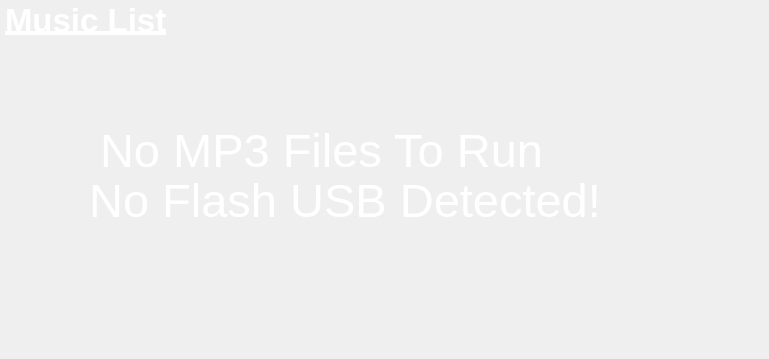
    <widget class="QWidget" name="musicPage">
     <property name="styleSheet">
      <string notr="true">background:none;
</string>
     </property>
     <widget class="QPushButton" name="homeButtonMs">
      <property name="geometry">
       <rect>
        <x>360</x>
        <y>300</y>
        <width>50</width>
        <height>50</height>
       </rect>
      </property>
      <property name="baseSize">
       <size>
        <width>50</width>
        <height>50</height>
       </size>
      </property>
      <property name="focusPolicy">
       <enum>Qt::NoFocus</enum>
      </property>
      <property name="styleSheet">
       <string notr="true">border:none;
border-radius:80px;</string>
      </property>
      <property name="text">
       <string/>
      </property>
      <property name="iconSize">
       <size>
        <width>100</width>
        <height>100</height>
       </size>
      </property>
      <property name="autoDefault">
       <bool>true</bool>
      </property>
     </widget>
     <widget class="QGroupBox" name="runningMusicGroup">
      <property name="geometry">
       <rect>
        <x>0</x>
        <y>0</y>
        <width>760</width>
        <height>290</height>
       </rect>
      </property>
      <property name="styleSheet">
       <string notr="true">border:none;
background:none;</string>
      </property>
      <property name="title">
       <string/>
      </property>
      <widget class="QListWidget" name="runningSongsList">
       <property name="geometry">
        <rect>
         <x>0</x>
         <y>50</y>
         <width>760</width>
         <height>160</height>
        </rect>
       </property>
       <property name="font">
        <font>
         <pointsize>20</pointsize>
        </font>
       </property>
       <property name="focusPolicy">
        <enum>Qt::NoFocus</enum>
       </property>
       <property name="autoFillBackground">
        <bool>true</bool>
       </property>
       <property name="styleSheet">
        <string notr="true">background-color: transparent;
color:white;</string>
       </property>
       <property name="frameShape">
        <enum>QFrame::StyledPanel</enum>
       </property>
       <property name="lineWidth">
        <number>1</number>
       </property>
       <property name="horizontalScrollBarPolicy">
        <enum>Qt::ScrollBarAlwaysOff</enum>
       </property>
       <property name="autoScrollMargin">
        <number>16</number>
       </property>
       <property name="selectionBehavior">
        <enum>QAbstractItemView::SelectItems</enum>
       </property>
      </widget>
      <widget class="QLabel" name="runningMusicLabel">
       <property name="geometry">
        <rect>
         <x>5</x>
         <y>0</y>
         <width>191</width>
         <height>40</height>
        </rect>
       </property>
       <property name="font">
        <font>
         <pointsize>25</pointsize>
         <weight>75</weight>
         <bold>true</bold>
         <underline>true</underline>
         <kerning>true</kerning>
        </font>
       </property>
       <property name="styleSheet">
        <string notr="true">color:white;</string>
       </property>
       <property name="frameShape">
        <enum>QFrame::NoFrame</enum>
       </property>
       <property name="text">
        <string>Music List</string>
       </property>
      </widget>
      <widget class="QGroupBox" name="runningMusicControlGroup">
       <property name="geometry">
        <rect>
         <x>0</x>
         <y>210</y>
         <width>761</width>
         <height>80</height>
        </rect>
       </property>
       <property name="title">
        <string/>
       </property>
       <layout class="QHBoxLayout" name="horizontalLayout_2">
        <item>
         <widget class="QPushButton" name="repeatButton">
          <property name="baseSize">
           <size>
            <width>40</width>
            <height>40</height>
           </size>
          </property>
          <property name="focusPolicy">
           <enum>Qt::NoFocus</enum>
          </property>
          <property name="styleSheet">
           <string notr="true">border:none;
border-radius:50px;</string>
          </property>
          <property name="text">
           <string/>
          </property>
          <property name="iconSize">
           <size>
            <width>40</width>
            <height>40</height>
           </size>
          </property>
          <property name="autoDefault">
           <bool>true</bool>
          </property>
         </widget>
        </item>
        <item>
         <widget class="QPushButton" name="backwardButton">
          <property name="baseSize">
           <size>
            <width>40</width>
            <height>40</height>
           </size>
          </property>
          <property name="focusPolicy">
           <enum>Qt::NoFocus</enum>
          </property>
          <property name="styleSheet">
           <string notr="true">border:none;
border-radius:50px;</string>
          </property>
          <property name="text">
           <string/>
          </property>
          <property name="iconSize">
           <size>
            <width>40</width>
            <height>40</height>
           </size>
          </property>
          <property name="autoDefault">
           <bool>true</bool>
          </property>
         </widget>
        </item>
        <item>
         <widget class="QPushButton" name="stopButton">
          <property name="baseSize">
           <size>
            <width>40</width>
            <height>40</height>
           </size>
          </property>
          <property name="focusPolicy">
           <enum>Qt::NoFocus</enum>
          </property>
          <property name="styleSheet">
           <string notr="true">border:none;
border-radius:50px;</string>
          </property>
          <property name="text">
           <string/>
          </property>
          <property name="iconSize">
           <size>
            <width>40</width>
            <height>40</height>
           </size>
          </property>
          <property name="autoDefault">
           <bool>true</bool>
          </property>
         </widget>
        </item>
        <item>
         <widget class="QPushButton" name="playButton">
          <property name="baseSize">
           <size>
            <width>40</width>
            <height>40</height>
           </size>
          </property>
          <property name="focusPolicy">
           <enum>Qt::NoFocus</enum>
          </property>
          <property name="styleSheet">
           <string notr="true">border-radius:50px;
border:none;</string>
          </property>
          <property name="text">
           <string/>
          </property>
          <property name="iconSize">
           <size>
            <width>40</width>
            <height>40</height>
           </size>
          </property>
          <property name="autoDefault">
           <bool>true</bool>
          </property>
         </widget>
        </item>
        <item>
         <widget class="QPushButton" name="forwardButton">
          <property name="baseSize">
           <size>
            <width>40</width>
            <height>40</height>
           </size>
          </property>
          <property name="focusPolicy">
           <enum>Qt::NoFocus</enum>
          </property>
          <property name="styleSheet">
           <string notr="true">border:none;
border-radius:50px;</string>
          </property>
          <property name="text">
           <string/>
          </property>
          <property name="iconSize">
           <size>
            <width>40</width>
            <height>40</height>
           </size>
          </property>
          <property name="autoDefault">
           <bool>true</bool>
          </property>
         </widget>
        </item>
        <item>
         <widget class="QPushButton" name="shuffleButton">
          <property name="baseSize">
           <size>
            <width>40</width>
            <height>40</height>
           </size>
          </property>
          <property name="focusPolicy">
           <enum>Qt::NoFocus</enum>
          </property>
          <property name="styleSheet">
           <string notr="true">border:none;
border-radius:50px;</string>
          </property>
          <property name="text">
           <string/>
          </property>
          <property name="iconSize">
           <size>
            <width>40</width>
            <height>40</height>
           </size>
          </property>
          <property name="autoDefault">
           <bool>true</bool>
          </property>
         </widget>
        </item>
        <item>
         <widget class="QPushButton" name="volumeDownButton">
          <property name="baseSize">
           <size>
            <width>30</width>
            <height>30</height>
           </size>
          </property>
          <property name="focusPolicy">
           <enum>Qt::NoFocus</enum>
          </property>
          <property name="styleSheet">
           <string notr="true">border:none;
border-radius:50px;</string>
          </property>
          <property name="text">
           <string/>
          </property>
          <property name="iconSize">
           <size>
            <width>30</width>
            <height>30</height>
           </size>
          </property>
          <property name="autoDefault">
           <bool>true</bool>
          </property>
         </widget>
        </item>
        <item>
         <widget class="QPushButton" name="volumeUpButton">
          <property name="baseSize">
           <size>
            <width>30</width>
            <height>30</height>
           </size>
          </property>
          <property name="focusPolicy">
           <enum>Qt::NoFocus</enum>
          </property>
          <property name="styleSheet">
           <string notr="true">border:none;
border-radius:50px;</string>
          </property>
          <property name="text">
           <string/>
          </property>
          <property name="iconSize">
           <size>
            <width>30</width>
            <height>30</height>
           </size>
          </property>
          <property name="autoDefault">
           <bool>true</bool>
          </property>
         </widget>
        </item>
       </layout>
      </widget>
      <widget class="QGroupBox" name="zeroSongsGroup">
       <property name="geometry">
        <rect>
         <x>0</x>
         <y>0</y>
         <width>760</width>
         <height>350</height>
        </rect>
       </property>
       <property name="title">
        <string/>
       </property>
       <widget class="QLabel" name="zeroSongsLabel">
        <property name="geometry">
         <rect>
          <x>100</x>
          <y>100</y>
          <width>450</width>
          <height>100</height>
         </rect>
        </property>
        <property name="font">
         <font>
          <pointsize>35</pointsize>
         </font>
        </property>
        <property name="styleSheet">
         <string notr="true">color:white;</string>
        </property>
        <property name="text">
         <string>No MP3 Files To Run</string>
        </property>
       </widget>
       <widget class="QLabel" name="mp3ImageLabel">
        <property name="geometry">
         <rect>
          <x>560</x>
          <y>100</y>
          <width>80</width>
          <height>100</height>
         </rect>
        </property>
        <property name="styleSheet">
         <string notr="true">image: url(:/checkFlash/media/mp3_icon.png);</string>
        </property>
        <property name="text">
         <string/>
        </property>
       </widget>
      </widget>
     </widget>
     <widget class="QGroupBox" name="noFlashGroupMusic">
      <property name="enabled">
       <bool>true</bool>
      </property>
      <property name="geometry">
       <rect>
        <x>0</x>
        <y>0</y>
        <width>760</width>
        <height>280</height>
       </rect>
      </property>
      <property name="styleSheet">
       <string notr="true">border:none;
background:none;</string>
      </property>
      <property name="title">
       <string/>
      </property>
      <widget class="QLabel" name="noFlashLabelMusic">
       <property name="geometry">
        <rect>
         <x>70</x>
         <y>150</y>
         <width>550</width>
         <height>100</height>
        </rect>
       </property>
       <property name="font">
        <font>
         <pointsize>35</pointsize>
        </font>
       </property>
       <property name="styleSheet">
        <string notr="true">color:white;</string>
       </property>
       <property name="text">
        <string>No Flash USB Detected!</string>
       </property>
       <property name="textFormat">
        <enum>Qt::AutoText</enum>
       </property>
       <property name="alignment">
        <set>Qt::AlignCenter</set>
       </property>
      </widget>
      <widget class="QLabel" name="usbImageLabelMusic">
       <property name="geometry">
        <rect>
         <x>620</x>
         <y>150</y>
         <width>100</width>
         <height>100</height>
        </rect>
       </property>
       <property name="styleSheet">
        <string notr="true">image: url(:/checkFlash/media/usb_icon.png);</string>
       </property>
       <property name="text">
        <string/>
       </property>
      </widget>
     </widget>
    </widget>
